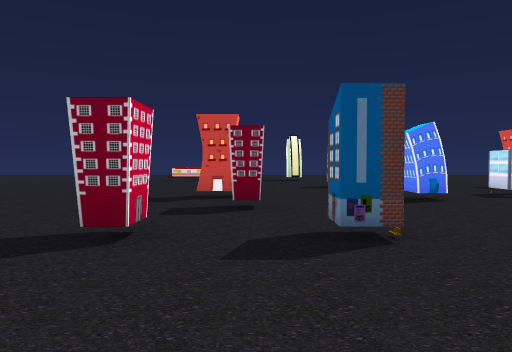
view 1 (above)

24 first-person views from a walk through a scene from a Unity 3-D project. The camera is 1.5 m above the floor, tilts 2° down and sees 70° across. The floor is counted in squares, 2 m on a side. Each view is taken from the middle of a square. On the plan, view 1 faces up. The plan holds only what a view shows up to about 11 squares ahead; the rest is blank. The place goes on beyond the plan.

view 2
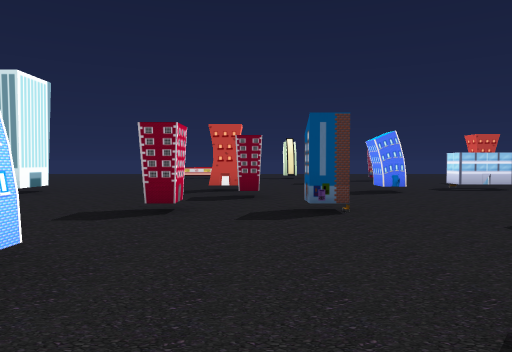

view 3
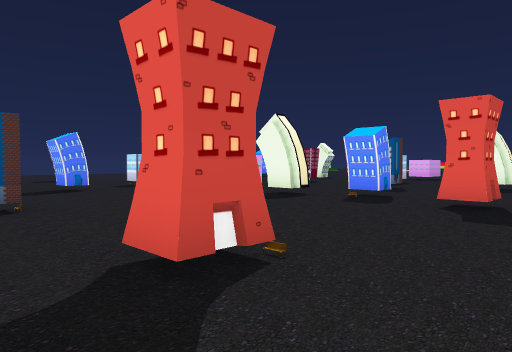

view 4
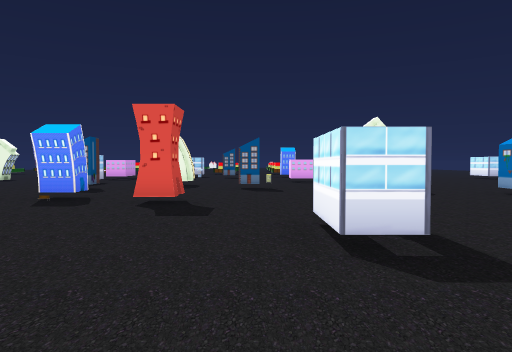

view 5
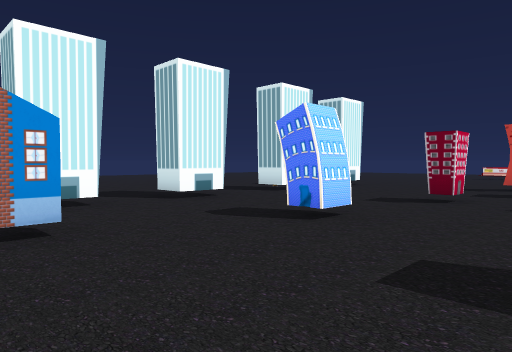

view 6
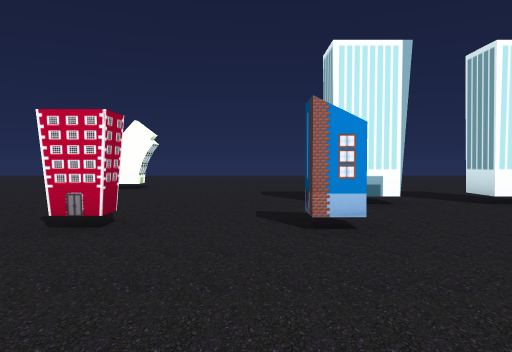

view 7
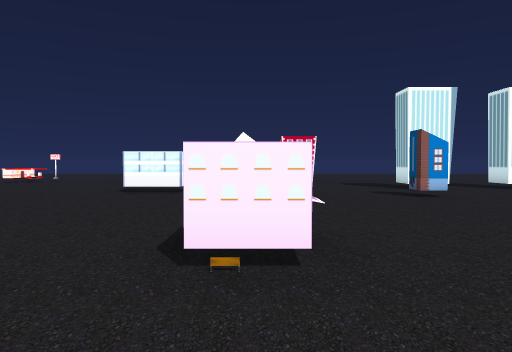

view 8
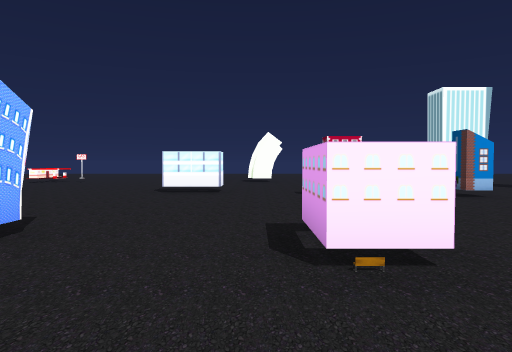

view 9
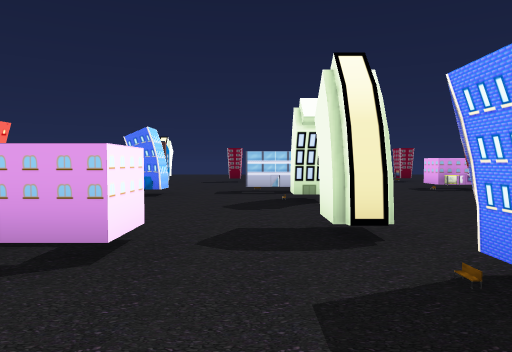

view 10
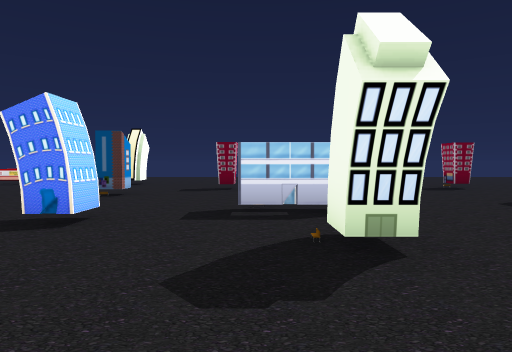

view 11
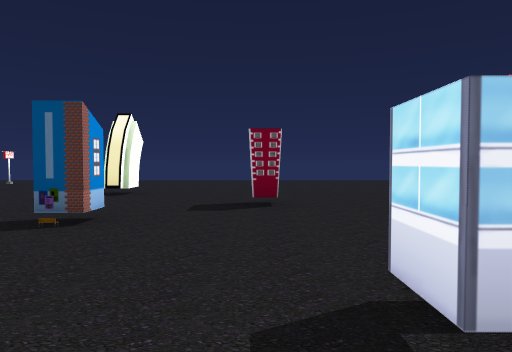

view 12
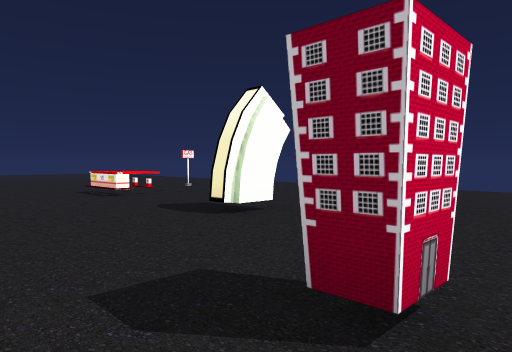

view 13
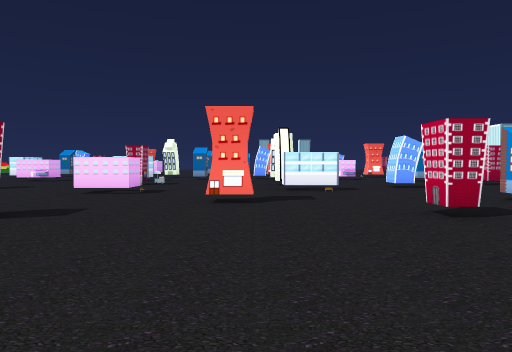

view 14
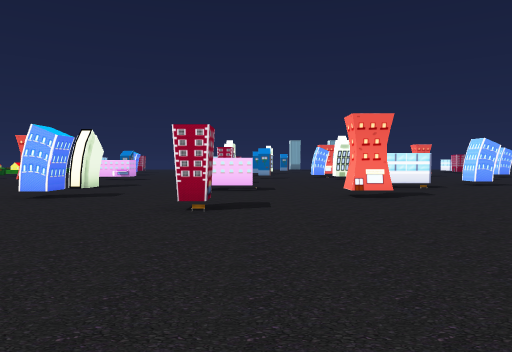

view 15
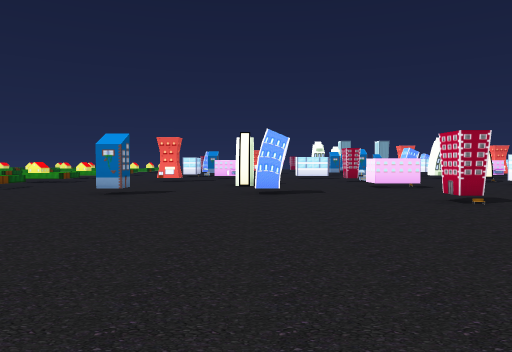

view 16
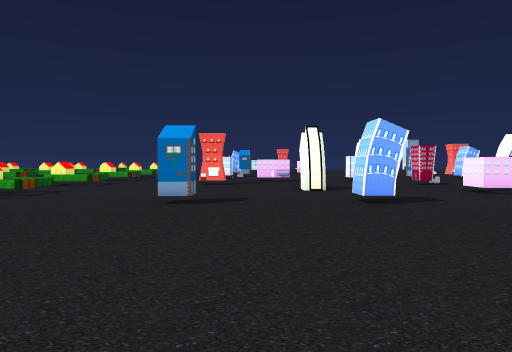

view 17
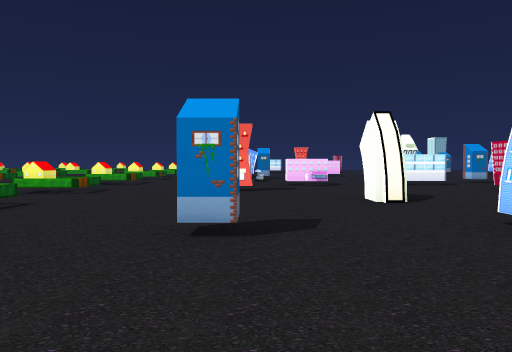

view 18
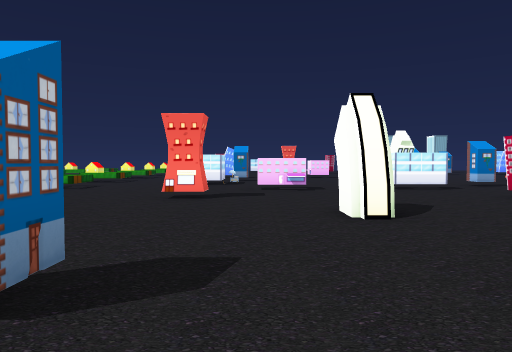

view 19
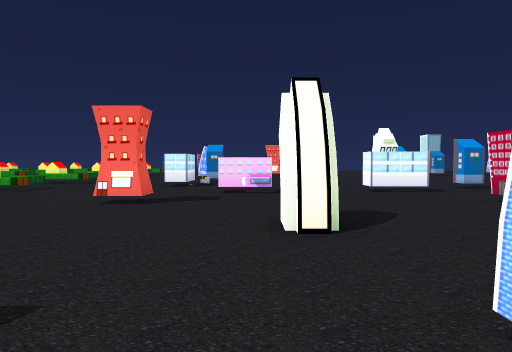

view 20
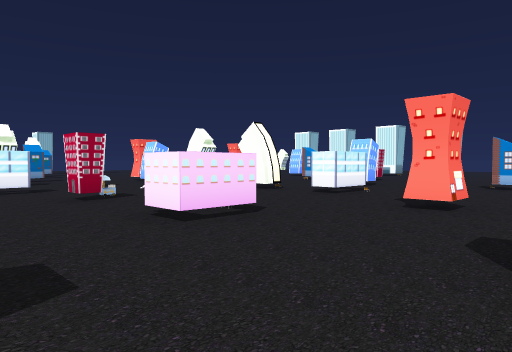

view 21
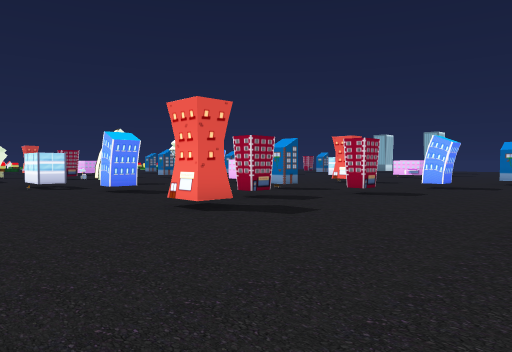

view 22
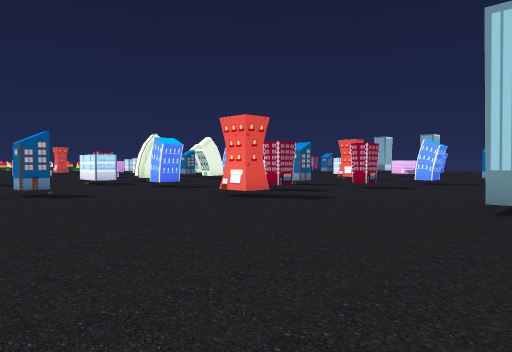

view 23
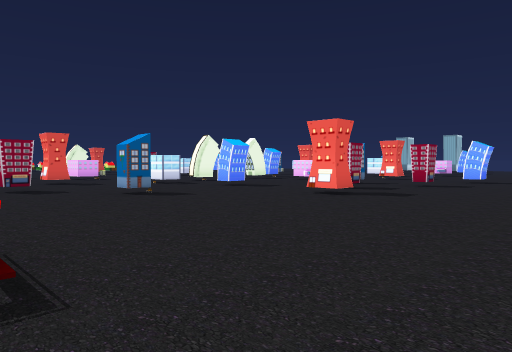

view 24
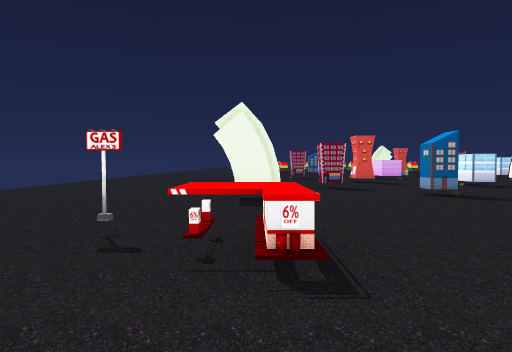

### Floor plan
Key: @ floor where view 1 was taken; # wall or solid block; . main floor; : floor 0.25 m higher than the main floor; = window, fence, low wall or low ledge; ^ raised ledge.
Columns run from 7 left of view 1 to 26 right of it. Each row starts with its distance up from view 1.
 23           ...
 22          ....
 21         .....          .
 20       .......     .   ...
 19     .........  . ... .....
 18    ..#.....................
 17   ..........................
 16  ...^^...#..................
 15 .............................
 14 ............#......#..........
 13  .............................
 12 ..........#............#..#....
 11 ................................
 10 ...................#...........^^
  9 .............##....#...#.........
  8 ......#...#.....................
  7  #.............................=#
  6   .....#......#....#...........:=.
  5   ................................
  4 .#...#..#......................
  3 ..............#.....##..#......=
  2 ...........#......#...  .... ..=
  1 .#.............#....
  0 .....#.@...........#
 -1 .........#....#.....
 -2 .#.................
 -3 ....#.............#
 -4 ...........#.......
 -5 .............
 -6 ....#..........
 -7 .........#.......
 -8  ............ ....
 -9 ..#.........   .#..
-10 ..#........      ..

Positions as (right, up) in squares from view 1, and headings:
1: (0, 0), facing up
2: (0, -2), facing up
3: (0, -3), facing up-right
4: (0, -3), facing right
5: (1, -4), facing up-left
6: (1, -4), facing left
7: (5, -7), facing left
8: (5, -8), facing left
9: (6, -1), facing up
10: (6, 3), facing up
11: (5, 7), facing up
12: (6, 12), facing up-left
13: (8, 19), facing down
14: (11, 20), facing down
15: (16, 21), facing down
16: (18, 19), facing down
17: (19, 16), facing down
18: (18, 14), facing down
19: (17, 13), facing down
20: (15, 14), facing down-left
21: (-6, 12), facing down-right
22: (-7, 14), facing down-right
23: (-6, 16), facing down-right
24: (-6, 16), facing right
